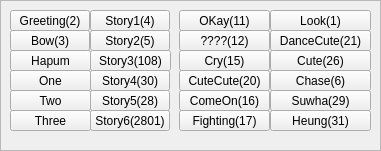
  <widget class="QFrame" name="frame_12">
   <property name="geometry">
    <rect>
     <x>20</x>
     <y>430</y>
     <width>381</width>
     <height>151</height>
    </rect>
   </property>
   <property name="frameShape">
    <enum>QFrame::StyledPanel</enum>
   </property>
   <property name="frameShadow">
    <enum>QFrame::Raised</enum>
   </property>
   <widget class="QPushButton" name="BTN_MOTION_STORY6">
    <property name="geometry">
     <rect>
      <x>90</x>
      <y>110</y>
      <width>80</width>
      <height>21</height>
     </rect>
    </property>
    <property name="text">
     <string>Story6(2801)</string>
    </property>
   </widget>
   <widget class="QPushButton" name="BTN_MOTION_STORY4">
    <property name="geometry">
     <rect>
      <x>90</x>
      <y>70</y>
      <width>80</width>
      <height>21</height>
     </rect>
    </property>
    <property name="text">
     <string>Story4(30)</string>
    </property>
   </widget>
   <widget class="QPushButton" name="BTN_MOTION_HAPUM">
    <property name="geometry">
     <rect>
      <x>10</x>
      <y>50</y>
      <width>81</width>
      <height>21</height>
     </rect>
    </property>
    <property name="text">
     <string>Hapum</string>
    </property>
   </widget>
   <widget class="QPushButton" name="BTN_MOTION_STORY5">
    <property name="geometry">
     <rect>
      <x>90</x>
      <y>90</y>
      <width>80</width>
      <height>21</height>
     </rect>
    </property>
    <property name="text">
     <string>Story5(28)</string>
    </property>
   </widget>
   <widget class="QPushButton" name="BTN_MOTION_CHASE">
    <property name="geometry">
     <rect>
      <x>270</x>
      <y>70</y>
      <width>101</width>
      <height>21</height>
     </rect>
    </property>
    <property name="text">
     <string>Chase(6)</string>
    </property>
   </widget>
   <widget class="QPushButton" name="BTN_MOTION_DANCECUTE">
    <property name="geometry">
     <rect>
      <x>270</x>
      <y>30</y>
      <width>101</width>
      <height>21</height>
     </rect>
    </property>
    <property name="text">
     <string>DanceCute(21)</string>
    </property>
   </widget>
   <widget class="QPushButton" name="BTN_MOTION_QUESTION">
    <property name="geometry">
     <rect>
      <x>179</x>
      <y>30</y>
      <width>91</width>
      <height>21</height>
     </rect>
    </property>
    <property name="text">
     <string>????(12)</string>
    </property>
   </widget>
   <widget class="QPushButton" name="BTN_MOTION_STORY1">
    <property name="geometry">
     <rect>
      <x>90</x>
      <y>10</y>
      <width>80</width>
      <height>21</height>
     </rect>
    </property>
    <property name="text">
     <string>Story1(4)</string>
    </property>
   </widget>
   <widget class="QPushButton" name="BTN_MOTION_TWO">
    <property name="geometry">
     <rect>
      <x>10</x>
      <y>90</y>
      <width>81</width>
      <height>21</height>
     </rect>
    </property>
    <property name="text">
     <string>Two</string>
    </property>
   </widget>
   <widget class="QPushButton" name="BTN_MOTION_CUTE">
    <property name="geometry">
     <rect>
      <x>270</x>
      <y>50</y>
      <width>101</width>
      <height>21</height>
     </rect>
    </property>
    <property name="text">
     <string>Cute(26)</string>
    </property>
   </widget>
   <widget class="QPushButton" name="BTN_MOTION_STORY2">
    <property name="geometry">
     <rect>
      <x>90</x>
      <y>30</y>
      <width>80</width>
      <height>21</height>
     </rect>
    </property>
    <property name="text">
     <string>Story2(5)</string>
    </property>
   </widget>
   <widget class="QPushButton" name="BTN_MOTION_HEUNG">
    <property name="geometry">
     <rect>
      <x>270</x>
      <y>110</y>
      <width>101</width>
      <height>21</height>
     </rect>
    </property>
    <property name="text">
     <string>Heung(31)</string>
    </property>
   </widget>
   <widget class="QPushButton" name="BTN_MOTION_BOW">
    <property name="geometry">
     <rect>
      <x>10</x>
      <y>30</y>
      <width>80</width>
      <height>21</height>
     </rect>
    </property>
    <property name="text">
     <string>Bow(3)</string>
    </property>
   </widget>
   <widget class="QPushButton" name="BTN_MOTION_CUTECUTE">
    <property name="geometry">
     <rect>
      <x>179</x>
      <y>70</y>
      <width>91</width>
      <height>21</height>
     </rect>
    </property>
    <property name="text">
     <string>CuteCute(20)</string>
    </property>
   </widget>
   <widget class="QPushButton" name="BTN_MOTION_SUWHA">
    <property name="geometry">
     <rect>
      <x>270</x>
      <y>90</y>
      <width>101</width>
      <height>21</height>
     </rect>
    </property>
    <property name="text">
     <string>Suwha(29)</string>
    </property>
   </widget>
   <widget class="QPushButton" name="BTN_MOTION_FIGHTING">
    <property name="geometry">
     <rect>
      <x>179</x>
      <y>110</y>
      <width>91</width>
      <height>21</height>
     </rect>
    </property>
    <property name="text">
     <string>Fighting(17)</string>
    </property>
   </widget>
   <widget class="QPushButton" name="BTN_MOTION_GREETING">
    <property name="enabled">
     <bool>true</bool>
    </property>
    <property name="geometry">
     <rect>
      <x>10</x>
      <y>10</y>
      <width>80</width>
      <height>21</height>
     </rect>
    </property>
    <property name="text">
     <string>Greeting(2)</string>
    </property>
   </widget>
   <widget class="QPushButton" name="BTN_MOTION_STORY3">
    <property name="geometry">
     <rect>
      <x>90</x>
      <y>50</y>
      <width>81</width>
      <height>21</height>
     </rect>
    </property>
    <property name="text">
     <string>Story3(108)</string>
    </property>
   </widget>
   <widget class="QPushButton" name="BTN_MOTION_OKAY">
    <property name="geometry">
     <rect>
      <x>179</x>
      <y>10</y>
      <width>91</width>
      <height>21</height>
     </rect>
    </property>
    <property name="text">
     <string>OKay(11)</string>
    </property>
   </widget>
   <widget class="QPushButton" name="BTN_MOTION_COMEON">
    <property name="geometry">
     <rect>
      <x>179</x>
      <y>90</y>
      <width>91</width>
      <height>21</height>
     </rect>
    </property>
    <property name="text">
     <string>ComeOn(16)</string>
    </property>
   </widget>
   <widget class="QPushButton" name="BTN_MOTION_ONE">
    <property name="geometry">
     <rect>
      <x>10</x>
      <y>70</y>
      <width>81</width>
      <height>21</height>
     </rect>
    </property>
    <property name="text">
     <string>One</string>
    </property>
   </widget>
   <widget class="QPushButton" name="BTN_MOTION_THREE">
    <property name="geometry">
     <rect>
      <x>10</x>
      <y>110</y>
      <width>81</width>
      <height>21</height>
     </rect>
    </property>
    <property name="text">
     <string>Three</string>
    </property>
   </widget>
   <widget class="QPushButton" name="BTN_MOTION_LOOK">
    <property name="geometry">
     <rect>
      <x>270</x>
      <y>10</y>
      <width>101</width>
      <height>21</height>
     </rect>
    </property>
    <property name="text">
     <string>Look(1)</string>
    </property>
   </widget>
   <widget class="QPushButton" name="BTN_MOTION_CRY">
    <property name="geometry">
     <rect>
      <x>179</x>
      <y>50</y>
      <width>91</width>
      <height>21</height>
     </rect>
    </property>
    <property name="text">
     <string>Cry(15)</string>
    </property>
   </widget>
  </widget>
